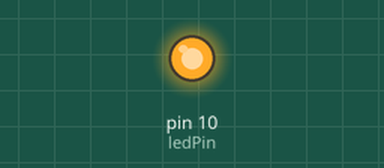
Simulated run of this sketch. Board: Arduino Uno, built with avr-gcc and run on an emulated ATmega328P. On the bench: output pins drawn as LEDs (lit = HIGH).

Above: at 0.2 s.
At 4.7 s:
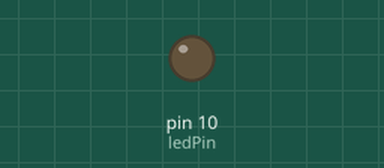
Timing chart, 0 to 9.4 s (numbered marks = the images above):
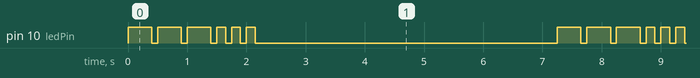

Measured:
- by itself, pin 10 (ledPin): repeats every 7.3 s: 2 × (LOW 0.10 s, HIGH 0.40 s), 3 × (LOW 0.10 s, HIGH 0.15 s), LOW 5.1 s, HIGH 0.40 s
- by itself, everything shown: repeats every 7.3 s, in 12 steps

The sketch:

sinalizador_SOS.ino
```cpp
// LED conectado ao pino 10
int ledPin = 10;

void setup()
{
  pinMode(ledPin, OUTPUT);
}

void loop()
{
  // Acender o LED em 3 traços
  for (int x=0; x<3; x++){
  	digitalWrite(ledPin, HIGH);
    delay(400);
    digitalWrite(ledPin, LOW);
    delay(100);
  }

  // Acender o LED em 3 pontos
  for (int x=0; x<3; x++){
  	digitalWrite(ledPin, HIGH);
    delay(150);
    digitalWrite(ledPin, LOW);
    delay(100);
  }
  // Espera 5 segundos para repetir o sinal de SOS
  delay(5000);
}
```
